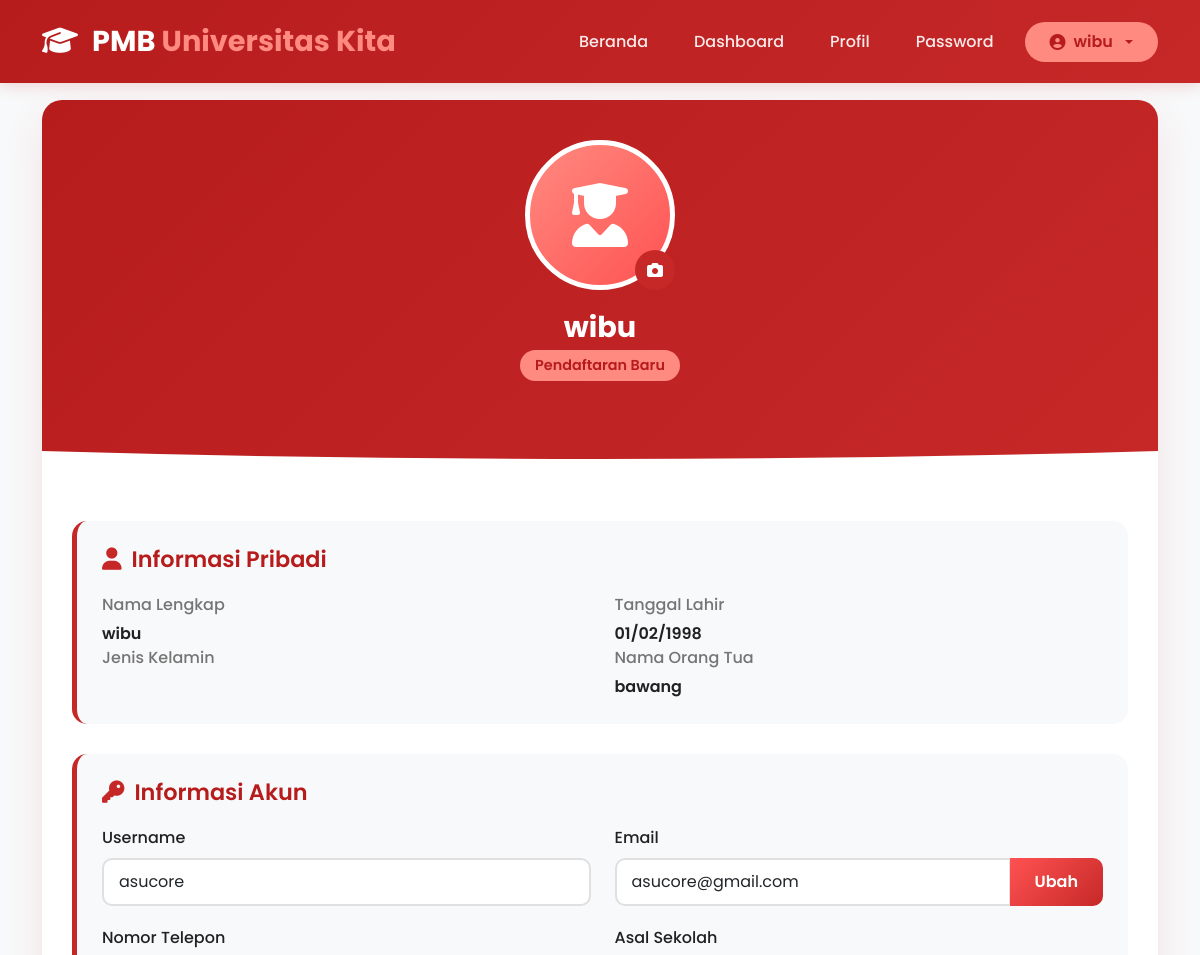
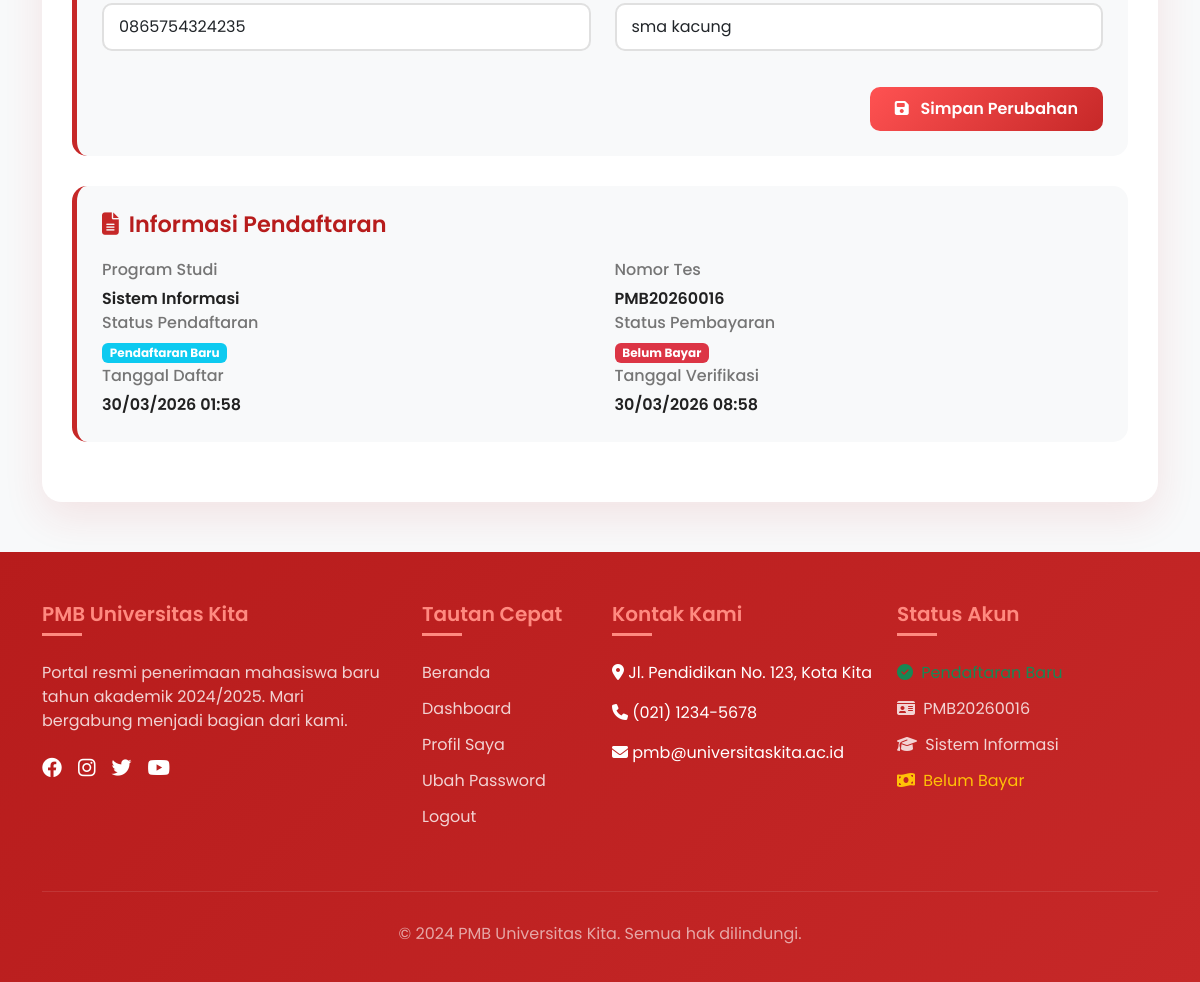
/dashboard/profile.php (signed in), run on the app's committed database (2 pictures, top to bottom).
### tables this page shows
CREATE TABLE IF NOT EXISTS `camaba` (
  `id` int NOT NULL AUTO_INCREMENT,
  `nama_lengkap` varchar(100) NOT NULL,
  `tanggal_lahir` date DEFAULT NULL,
  `jenis_kelamin` enum('L','P') DEFAULT NULL,
  `alamat` text,
  `nama_orang_tua` varchar(100) DEFAULT NULL,
  `nama_ayah` varchar(100) DEFAULT NULL,
  `nama_ibu` varchar(100) DEFAULT NULL,
  `username` varchar(255) DEFAULT NULL,
  `email` varchar(100) NOT NULL,
  `password` varchar(255) NOT NULL,
  `foto_profil` varchar(255) DEFAULT NULL,
  `no_hp` varchar(15) DEFAULT NULL,
  `asal_sekolah` varchar(100) DEFAULT NULL,
  `prodi_pilihan` varchar(50) DEFAULT NULL,
  `kode_verifikasi` varchar(10) DEFAULT NULL,
  `nomor_tes` varchar(20) DEFAULT NULL,
  `status` enum('belum_verifikasi','baru','aktif','sudah_ujian','lulus','gagal','daftar_ulang','selected','not_selected') DEFAULT 'belum_verifikasi',
  `nilai_ujian` int DEFAULT '0',
  `jawaban_benar` int DEFAULT '0',
  `jawaban_salah` int DEFAULT '0',
  `bukti_bayar` varchar(255) DEFAULT NULL,
  `status_bayar` enum('belum','menunggu','lunas') DEFAULT 'belum',
  `nim` varchar(20) DEFAULT NULL,
  `tanggal_daftar` timestamp NULL DEFAULT CURRENT_TIMESTAMP,
  `tanggal_ujian` timestamp NULL DEFAULT NULL,
  `tanggal_daftar_ulang` timestamp NULL DEFAULT NULL,
  `tanggal_verifikasi` datetime DEFAULT NULL,
  `created_at` timestamp NULL DEFAULT CURRENT_TIMESTAMP,
  `updated_at` timestamp NULL DEFAULT NULL,
  `pekerjaan_ayah` varchar(50) DEFAULT NULL,
  `pekerjaan_ibu` varchar(50) DEFAULT NULL,
  `penghasilan_ayah` text,
  `penghasilan_ibu` text,
  `alamat_rumah` text,
  `no_kk` varchar(20) DEFAULT NULL,
  `file_kk` varchar(255) DEFAULT NULL,
  `file_ktp` varchar(255) DEFAULT NULL,
  `file_ijazah` varchar(255) DEFAULT NULL,
  `is_daftar_ulang_complete` tinyint(1) DEFAULT '0',
  PRIMARY KEY (`id`) USING BTREE,
  UNIQUE KEY `email` (`email`) USING BTREE,
  UNIQUE KEY `nim` (`nim`) USING BTREE,
  UNIQUE KEY `nomor_tes` (`nomor_tes`) USING BTREE
);

### dashboard/profile.php (the view, shortened to what the rows shown need)
<?php
require_once '../config/backend-dashboard/profile/config.php';
?>
<!DOCTYPE html>
<html lang="id">
<head>
    <link href="https://cdn.jsdelivr.net/npm/bootstrap@5.3.0/dist/css/bootstrap.min.css" rel="stylesheet">
    <link rel="stylesheet" href="https://cdnjs.cloudflare.com/ajax/libs/font-awesome/6.4.0/css/all.min.css">
    <link rel="stylesheet" href="../config/backend-dashboard/profile/style.css">
</head>
<body>
    <nav class="navbar navbar-expand-lg navbar-custom fixed-top">
        <div class="container">
            <div class="collapse navbar-collapse" id="navbarNav">
                <ul class="navbar-nav ms-auto">
                    <li class="nav-item ms-2 profile-dropdown">
                        <div class="dropdown">
                            <button class="btn dropdown-toggle" type="button" data-bs-toggle="dropdown">
                                <i class="fas fa-user-circle"></i>
                                <?php echo htmlspecialchars(explode(' ', $camaba['nama_lengkap'])[0]); ?>
                            </button>
                        </div>
                    </li>
                </ul>
            </div>
        </div>
    </nav>
    <div class="profile-container">
        <div class="container">
            <div class="profile-card">
                <div class="profile-header">
                    <div class="profile-photo-container">
                        <?php if (!empty($camaba['foto_profil'])): ?>
                            <img src="../<?php echo htmlspecialchars($camaba['foto_profil']); ?>" alt="Foto Profil" class="profile-photo">
                        <?php else: ?>
                            <div class="profile-photo-placeholder">
                            </div>
                        <?php endif; ?>
                        <div class="photo-actions">
                        </div>
                    </div>
                    <h2 class="profile-name"><?php echo htmlspecialchars($camaba['nama_lengkap']); ?></h2>
                    <div class="profile-status">
                        <span class="status-badge">
                            <?php echo $statusText[$camaba['status']]; ?>
                        </span>
                    </div>
                </div>
                <div class="profile-body">
                    <div class="profile-section">
                        <div class="row">
                            <div class="col-md-6">
                                <div class="info-item">
                                    <div class="info-label">Nama Lengkap</div>
                                    <div class="info-value"><?php echo htmlspecialchars($camaba['nama_lengkap']); ?></div>
                                </div>
                            </div>
                            <div class="col-md-6">
                                <div class="info-item">
                                    <div class="info-label">Tanggal Lahir</div>
                                    <div class="info-value">
                                        <?php echo $camaba['tanggal_lahir'] ? date('d/m/Y', strtotime($camaba['tanggal_lahir'])) : '-'; ?>
                                    </div>
                                </div>
                            </div>
                            <div class="col-md-6">
                                <div class="info-item">
                                    <div class="info-label">Nama Orang Tua</div>
                                    <div class="info-value"><?php echo htmlspecialchars($camaba['nama_orang_tua']); ?></div>
                                </div>
                            </div>
                        </div>
                    </div>
                    <div class="profile-section">
                        <form method="POST" action="">
                            <div class="row">
                                <div class="col-md-6">
                                    <div class="form-group">
                                        <label class="form-label">Username</label>
                                        <input type="text" class="form-control" name="username"
                                               value="<?php echo htmlspecialchars($camaba['username']); ?>" required>
                                    </div>
                                </div>
                                <div class="col-md-6">
                                    <div class="form-group">
                                        <div class="input-group">
                                            <input type="email" class="form-control"
                                                   value="<?php echo htmlspecialchars($camaba['email']); ?>"
                                                   id="currentEmail" readonly>
                                            <button type="button" class="btn btn-primary-custom"
                                                    data-bs-toggle="modal" data-bs-target="#ubahEmailModal">
                                                Ubah
                                            </button>
                                        </div>
                                    </div>
                                </div>
                                <div class="col-md-6">
                                    <div class="form-group">
                                        <label class="form-label">Nomor Telepon</label>
                                        <input type="text" class="form-control" name="no_hp"
                                               value="<?php echo htmlspecialchars($camaba['no_hp']); ?>"
                                               pattern="[0-9]{10,15}"
                                               title="Nomor telepon harus 10-15 digit angka">
                                    </div>
                                </div>
                                <div class="col-md-6">
                                    <div class="form-group">
                                        <label class="form-label">Asal Sekolah</label>
                                        <input type="text" class="form-control"
                                               value="<?php echo htmlspecialchars($camaba['asal_sekolah']); ?>" readonly>
                                    </div>
                                </div>
                            </div>
                        </form>
                    </div>
                    <div class="profile-section">
                        <div class="row">
                            <div class="col-md-6">
                                <div class="info-item">
                                    <div class="info-label">Program Studi</div>
                                    <div class="info-value"><?php echo htmlspecialchars($camaba['prodi_pilihan']); ?></div>
                                </div>
                            </div>
                            <div class="col-md-6">
                                <div class="info-item">
                                    <div class="info-label">Nomor Tes</div>
                                    <div class="info-value"><?php echo htmlspecialchars($camaba['nomor_tes']); ?></div>
                                </div>
                            </div>
                            <div class="col-md-6">
                                <div class="info-item">
                                    <div class="info-value">
                                        <span class="badge bg-<?php
                                            $colorMap = [
                                                'belum_verifikasi' => 'warning',
                                                'baru' => 'info',
                                                'sudah_ujian' => 'primary',
                                                'lulus' => 'success',
                                                'gagal' => 'danger',
                                                'daftar_ulang' => 'success',
                                                'pending' => 'warning'
                                            ];
                                            echo $colorMap[$camaba['status']];
                                        ?>">
                                            <?php echo $statusText[$camaba['status']]; ?>
                                        </span>
                                    </div>
                                </div>
                            </div>
                            <div class="col-md-6">
                                <div class="info-item">
                                    <div class="info-value">
                                        <span class="badge bg-<?php
                                            $bayarColorMap = [
                                                'belum' => 'danger',
                                                'menunggu' => 'warning',
                                                'lunas' => 'success'
                                            ];
                                            echo $bayarColorMap[$camaba['status_bayar']];
                                        ?>">
                                            <?php echo $statusBayarText[$camaba['status_bayar']]; ?>
                                        </span>
                                    </div>
                                </div>
                            </div>
                            <div class="col-md-6">
                                <div class="info-item">
                                    <div class="info-label">Tanggal Daftar</div>
                                    <div class="info-value">
                                        <?php echo date('d/m/Y H:i', strtotime($camaba['tanggal_daftar'])); ?>
                                    </div>
                                </div>
                            </div>
                            <?php if ($camaba['tanggal_verifikasi']): ?>
                            <div class="col-md-6">
                                <div class="info-item">
                                    <div class="info-label">Tanggal Verifikasi</div>
                                    <div class="info-value">
                                        <?php echo date('d/m/Y H:i', strtotime($camaba['tanggal_verifikasi'])); ?>
                                    </div>
                                </div>
                            </div>
                            <?php endif; ?>
                        </div>
                    </div>
                </div>
            </div>
        </div>
    </div>
    <footer class="footer">
        <div class="container">
            <div class="row g-4">
                <div class="col-lg-3 col-md-6">
                    <div class="footer-links">
                        <a href="#" class="<?php echo in_array($camaba['status'], ['baru', 'lulus', 'daftar_ulang', 'sudah_ujian']) ? 'text-success' : 'text-warning'; ?>">
                            <i class="fas fa-check-circle me-1"></i> <?php echo $statusText[$camaba['status']]; ?>
                        </a>
                        <a href="#">
                            <i class="fas fa-id-card me-1"></i> <?php echo htmlspecialchars($camaba['nomor_tes']); ?>
                        </a>
                        <a href="#">
                            <i class="fas fa-graduation-cap me-1"></i> <?php echo htmlspecialchars($camaba['prodi_pilihan']); ?>
                        </a>
                        <a href="#" class="<?php echo $camaba['status_bayar'] == 'lunas' ? 'text-success' : 'text-warning'; ?>">
                            <i class="fas fa-money-bill-wave me-1"></i> <?php echo $statusBayarText[$camaba['status_bayar']]; ?>
                        </a>
                    </div>
                </div>
            </div>
        </div>
    </footer>
</body>
</html>

### data on the page
camaba: nama_lengkap "wibu", status "Pendaftaran Baru", tanggal_lahir "01/02/1998", nama_orang_tua "bawang", username "asucore", email "asucore@gmail.com", no_hp "0865754324235", asal_sekolah "sma kacung", prodi_pilihan "Sistem Informasi", nomor_tes "PMB20260016", status_bayar "Belum Bayar", tanggal_daftar "30/03/2026 01:58", tanggal_verifikasi "30/03/2026 08:58"
